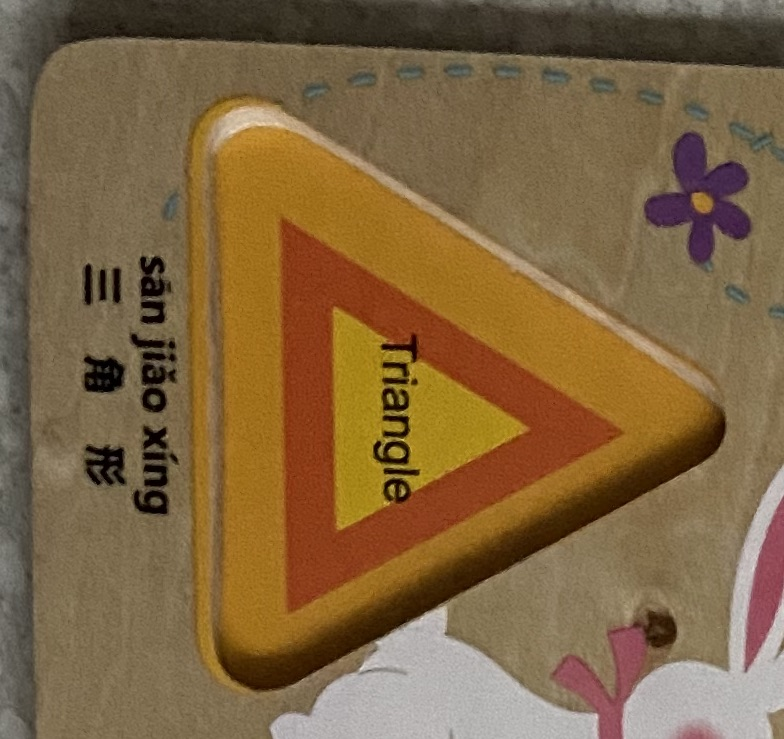
#> input picture try/triangle1.jpg, 784 x 739 px
$ python wasserstein_distance1.py
#> lines starting #> are read from the running program, lines starting #| are printed output that depends on the picture; long printed decimals are rounded
import cv2
import numpy as np
from scipy.stats import wasserstein_distance

PATH = '../tests/'


def get_histogram(img):
    '''
    Get the histogram of an image. For an 8-bit, grayscale image, the
    histogram will be a 256 unit vector in which the nth value indicates
    the percent of the pixels in the image with the given darkness level.
    The histogram's values sum to 1.
    '''
    h, w = img.shape
    hist = [0.0] * 256
    for i in range(h):
        for j in range(w):
            hist[img[i, j]] += 1
    return np.array(hist) / (h * w)


# im1 = cv2.imread(f'k1.png', cv2.IMREAD_GRAYSCALE)
# im2 = cv2.imread(f's1.png', cv2.IMREAD_GRAYSCALE)
# im3 = cv2.imread(f's2.png', cv2.IMREAD_GRAYSCALE)
im1 = cv2.imread(f'triangle1.jpg', cv2.IMREAD_GRAYSCALE)
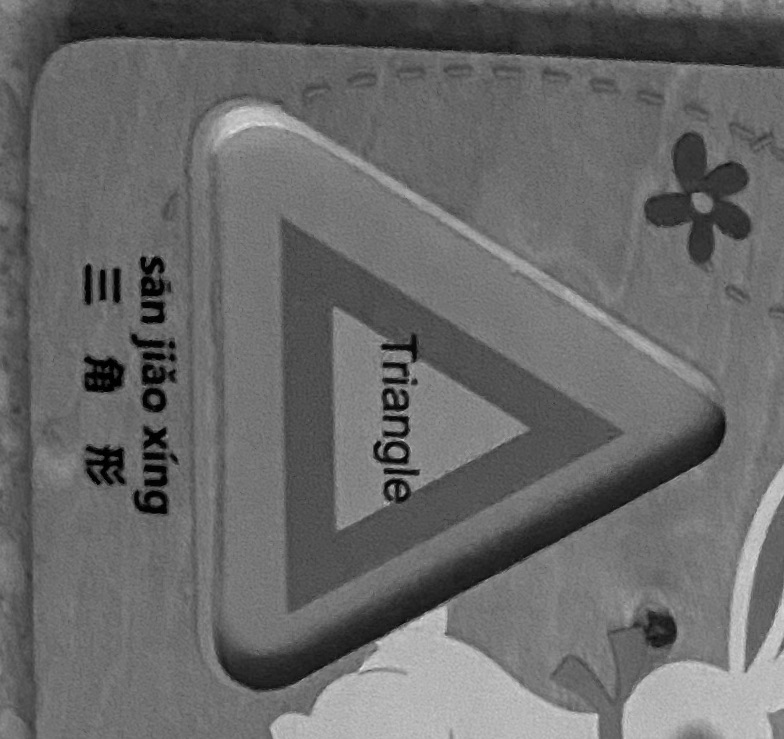
#> im1: shape (739, 784); min 0, max 227, mean 105
im2 = cv2.imread(f'square1.jpg', cv2.IMREAD_GRAYSCALE)
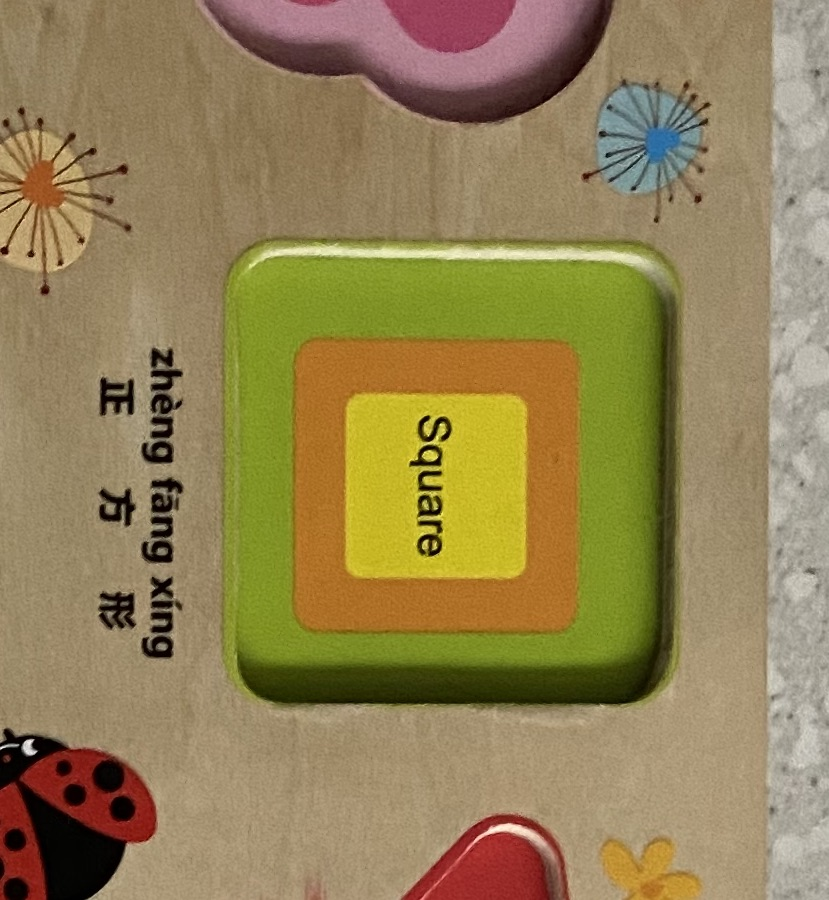
#> input picture try/square1.jpg, 829 x 900 px
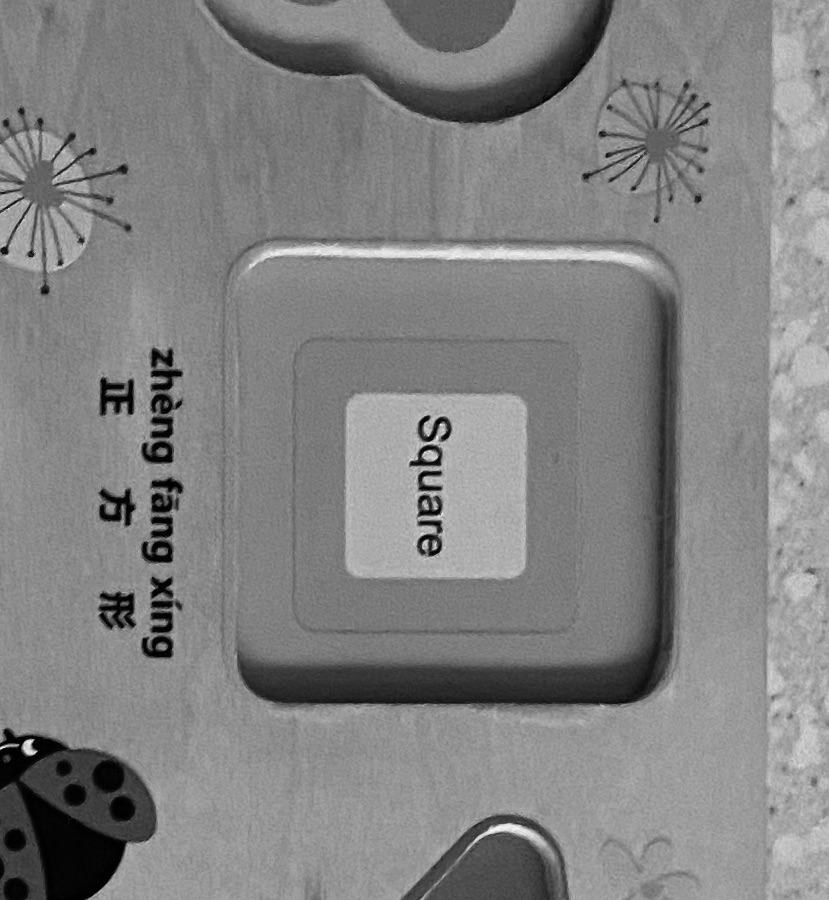
#> im2: shape (900, 829); min 0, max 250, mean 129.8
im3 = cv2.imread(f'square2.jpg', cv2.IMREAD_GRAYSCALE)
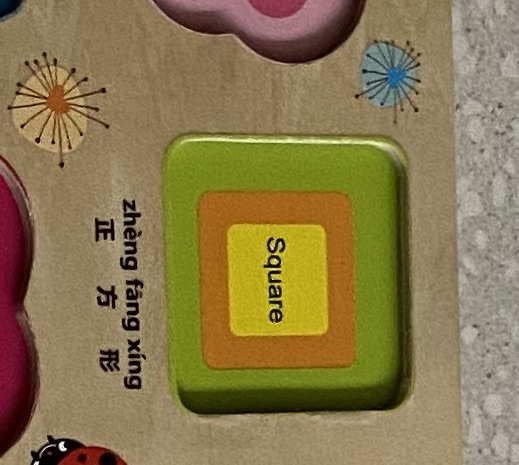
#> input picture try/square2.jpg, 519 x 465 px
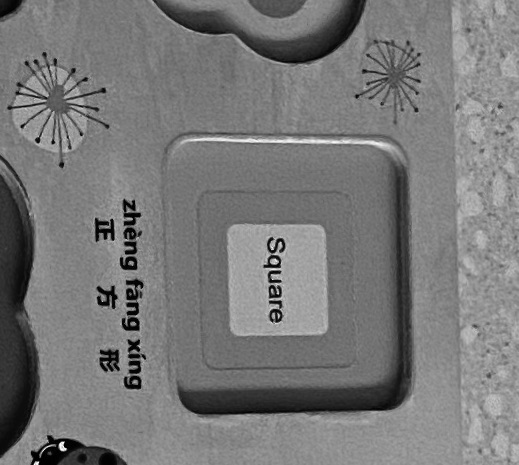
#> im3: shape (465, 519); min 0, max 255, mean 120.2
a_hist = get_histogram(im1)
#> a_hist = 256 values, max 0.0263 at index 112, min 0 at index 220, mean 0.00391
b_hist = get_histogram(im2)
#> b_hist = 256 values, max 0.0222 at index 126, min 0 at index 245, mean 0.00391
c_hist = get_histogram(im3)
#> c_hist = 256 values, max 0.0206 at index 130, min 0 at index 250, mean 0.00391
d1 = wasserstein_distance(a_hist, b_hist)
#> d1 = 0.000775
print(d1 * 1000)
#| 0.7747
d2 = wasserstein_distance(c_hist, b_hist)
#> d2 = 0.000311
print(d2 * 1000)
#| 0.3114
